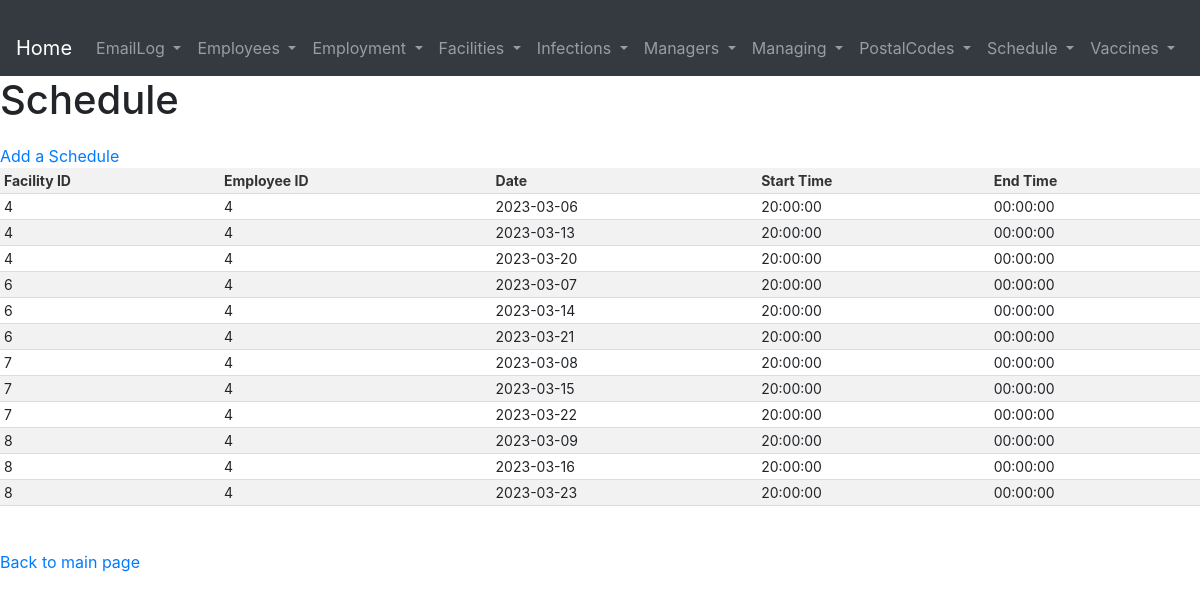
Page /pages/Schedule/index.php?employeeID=4 on the earlier database version.
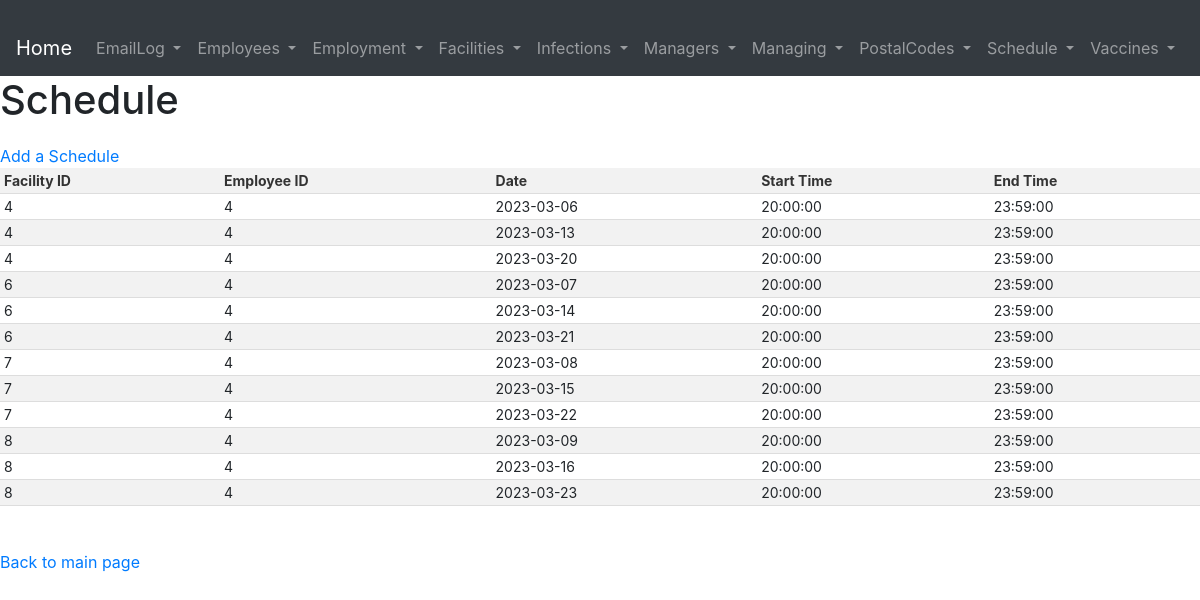
Same page on the later database version.
### tables this page shows
CREATE TABLE Schedule (
   FacilityID INT,
   EmployeeID INT,
   Date DATE,
   StartTime TIME,
   EndTime TIME,
   PRIMARY KEY (FacilityID, EmployeeID, Date, StartTime),
   FOREIGN KEY (FacilityID) REFERENCES Facilities(FacilityID),
   FOREIGN KEY (EmployeeID) REFERENCES Employees(EmployeeID)
);

### pages/Schedule/index.php (the view, shortened to what this page needs)
<?php require_once '../../database.php';
    include '../header.php';
if (isset($_GET['employeeID']) && !empty($_GET['employeeID'])) {
    $employeeID = $_GET['employeeID'];
    $result = $conn->query("SELECT * FROM Schedule WHERE EmployeeID = $employeeID");
    $schedules = $result->fetch_all(MYSQLI_ASSOC);
} else {
    $result = $conn->query("SELECT * FROM Schedule");
    $schedules = $result->fetch_all(MYSQLI_ASSOC);
}
?>
<!DOCTYPE html>
<html lang="en">
<head>
    <link rel="stylesheet" href="../../pages/style.css">
</head>
<body>
    <h1>Schedule</h1>
    <a href="./add.php">Add a Schedule</a>
    <?php if (count($schedules) > 0): ?>
        <table>
            <thead>
                <tr>
                    <th>Facility ID</th>
                    <th>Employee ID</th>
                    <th>Date</th>
                    <th>Start Time</th>
                    <th>End Time</th>
                </tr>
            </thead>
            <tbody>
                <?php foreach ($schedules as $schedule): ?>
                    <tr>
                        <td><?php echo $schedule['FacilityID']; ?></td>
                        <td><?php echo $schedule['EmployeeID']; ?></td>
                        <td><?php echo $schedule['Date']; ?></td>
                        <td><?php echo $schedule['StartTime']; ?></td>
                        <td><?php echo $schedule['EndTime']; ?></td>
                    </tr>
                <?php endforeach; ?>
            </tbody>
        </table>
    <?php else: ?>
        <p>No schedules found.</p>
    <?php endif; ?>
    <br>
    <a href="../../index.php">Back to main page</a>
</body>
</html>

### pages/header.php (shortened to what this page needs)
<?php
$path ='http://localhost/5531';
?>
<!DOCTYPE html>
<html>
<head>
	<link rel="stylesheet" href="https://maxcdn.bootstrapcdn.com/bootstrap/4.5.2/css/bootstrap.min.css">
</head>
<body>
<nav class="navbar navbar-expand-lg navbar-dark bg-dark">
  <a class="navbar-brand" href="<?php echo $path ?>">Home</a>
  <div class="collapse navbar-collapse" id="navbarNav">
    <ul class="navbar-nav">
    <li class="nav-item dropdown">
        <a class="nav-link dropdown-toggle" href="<?php echo $path ?>/pages/EmailLog/index.php" id="navbarDropdownMenuLink" role="button" data-toggle="dropdown" aria-haspopup="true" aria-expanded="false">
          EmailLog
        </a>
      </li>
      <li class="nav-item dropdown">
        <a class="nav-link dropdown-toggle" href="<?php echo $path ?>/pages/Employees/index.php" id="navbarDropdownMenuLink" role="button" data-toggle="dropdown" aria-haspopup="true" aria-expanded="false">
          Employees
        </a>
      </li>
      <li class="nav-item dropdown">
        <a class="nav-link dropdown-toggle" href="<?php echo $path ?>/pages/Employment/index.php" id="navbarDropdownMenuLink" role="button" data-toggle="dropdown" aria-haspopup="true" aria-expanded="false">
        Employment
        </a>
      </li>
      <li class="nav-item dropdown">
        <a class="nav-link dropdown-toggle" href="<?php echo $path ?>/pages/Facilities/index.php" id="navbarDropdownMenuLink" role="button" data-toggle="dropdown" aria-haspopup="true" aria-expanded="false">
        Facilities
        </a>
      </li>
      <li class="nav-item dropdown">
        <a class="nav-link dropdown-toggle" href="<?php echo $path ?>/pages/Infections/index.php" id="navbarDropdownMenuLink" role="button" data-toggle="dropdown" aria-haspopup="true" aria-expanded="false">
        Infections
        </a>
      </li>
      <li class="nav-item dropdown">
        <a class="nav-link dropdown-toggle" href="<?php echo $path ?>/pages/Managers/index.php" id="navbarDropdownMenuLink" role="button" data-toggle="dropdown" aria-haspopup="true" aria-expanded="false">
        Managers
        </a>
      </li>
      <li class="nav-item dropdown">
        <a class="nav-link dropdown-toggle" href="<?php echo $path ?>/pages/Managing/index.php" id="navbarDropdownMenuLink" role="button" data-toggle="dropdown" aria-haspopup="true" aria-expanded="false">
        Managing
        </a>
      </li>
      <li class="nav-item dropdown">
        <a class="nav-link dropdown-toggle" href="<?php echo $path ?>/pages/PostalCodes/index.php" id="navbarDropdownMenuLink" role="button" data-toggle="dropdown" aria-haspopup="true" aria-expanded="false">
        PostalCodes
        </a>
      </li>
      <li class="nav-item dropdown">
        <a class="nav-link dropdown-toggle" href="<?php echo $path ?>/pages/Schedule/index.php" id="navbarDropdownMenuLink" role="button" data-toggle="dropdown" aria-haspopup="true" aria-expanded="false">
        Schedule
        </a>
      </li>
      <li class="nav-item dropdown">
        <a class="nav-link dropdown-toggle" href="<?php echo $path ?>/pages/Vaccines/index.php" id="navbarDropdownMenuLink" role="button" data-toggle="dropdown" aria-haspopup="true" aria-expanded="false">
        Vaccines
        </a>
      </li>
    </ul>
  </div>
</nav>

### pages/style.css (style rules this page uses)
table { border-collapse: collapse; width: 100%; margin-top: 20px auto; }
th, td { padding: 4px; text-align: left; border-bottom: 1px solid #ddd; font-size: 14px; }
th { background-color: #f2f2f2; color: #333; font-weight: bold; }
tr:nth-child(even) { background-color: #f2f2f2; }
a { display: block; margin-top: 20px; }

Differences in the rows shown:
changed schedule (number 1 of 12 on the later page): EndTime "00:00:00" → "23:59:00"
changed schedule (number 2 of 12 on the later page): EndTime "00:00:00" → "23:59:00"
changed schedule (number 3 of 12 on the later page): EndTime "00:00:00" → "23:59:00"
changed schedule (number 4 of 12 on the later page): EndTime "00:00:00" → "23:59:00"
changed schedule (number 5 of 12 on the later page): EndTime "00:00:00" → "23:59:00"
changed schedule (number 6 of 12 on the later page): EndTime "00:00:00" → "23:59:00"
changed schedule (number 7 of 12 on the later page): EndTime "00:00:00" → "23:59:00"
changed schedule (number 8 of 12 on the later page): EndTime "00:00:00" → "23:59:00"
changed schedule (number 9 of 12 on the later page): EndTime "00:00:00" → "23:59:00"
changed schedule (number 10 of 12 on the later page): EndTime "00:00:00" → "23:59:00"
changed schedule (number 11 of 12 on the later page): EndTime "00:00:00" → "23:59:00"
changed schedule (number 12 of 12 on the later page): EndTime "00:00:00" → "23:59:00"
